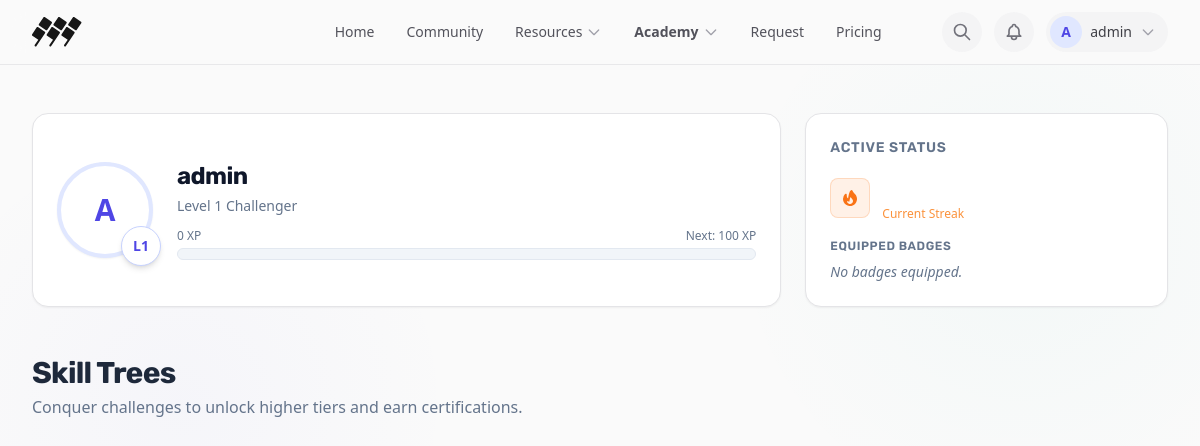
Page /academy.php (signed in) on the earlier database version.
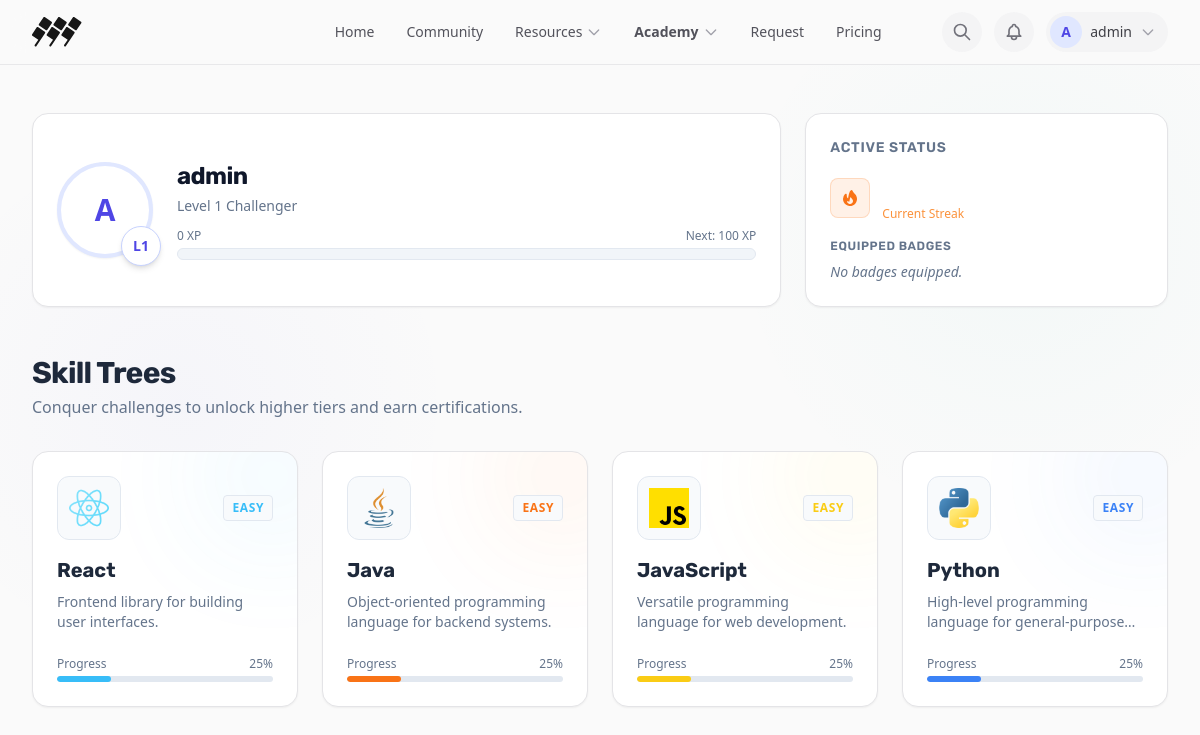
Same page on the later database version.
### tables this page shows
CREATE TABLE `users` (
  `id` int(11) NOT NULL,
  `username` varchar(255) NOT NULL,
  `email` varchar(255) DEFAULT NULL,
  `password` varchar(255) NOT NULL,
  `role` varchar(50) NOT NULL DEFAULT 'user',
  `security_question` varchar(255) DEFAULT NULL,
  `security_answer` varchar(255) DEFAULT NULL,
  `status` enum('active','banned') DEFAULT 'active',
  `last_login` timestamp NULL DEFAULT NULL,
  `created_at` timestamp NOT NULL DEFAULT current_timestamp(),
  `avatar_url` varchar(500) DEFAULT NULL,
  `xp_total` int(11) NOT NULL DEFAULT 0,
  `xp_weekly` int(11) NOT NULL DEFAULT 0,
  `level` int(11) NOT NULL DEFAULT 1,
  `daily_streak` int(11) NOT NULL DEFAULT 0,
  `last_activity_date` date DEFAULT NULL
);

CREATE TABLE `skills` (
  `id` int(11) NOT NULL,
  `name` varchar(255) NOT NULL,
  `description` text DEFAULT NULL
);

### includes/functions.php (called while the page is built, shortened)
<?php
require_once __DIR__ . '/db.php';
function get_user_by_id($user_id)
{
    global $conn;
    $sql = "SELECT * FROM users WHERE id = ?";
    $stmt = $conn->prepare($sql);
    $stmt->bind_param('i', $user_id);
    $stmt->execute();
    $result = $stmt->get_result();
    return $result->fetch_assoc();
}
function get_user_skills_progress($user_id) {
    global $conn;
    $sql = "SELECT s.id, s.name, s.description, usp.current_level, usp.interview_unlocked
            FROM skills s
            LEFT JOIN user_skill_progress usp ON s.id = usp.skill_id AND usp.user_id = ?";
    $stmt = $conn->prepare($sql);
    $stmt->bind_param('i', $user_id);
    $stmt->execute();
    $res = $stmt->get_result();
    return $res->fetch_all(MYSQLI_ASSOC);
}
?>

### academy.php (the view, shortened to what this page needs)
<?php
require_once 'includes/functions.php';
$user_id = $_SESSION['user_id'];
$user = get_user_by_id($user_id);
$xp_total = $user['xp_total'] ?? 0;
$level = $user['level'] ?? 1;
$streak = $user['daily_streak'] ?? 0;
$next_level = $level + 1;
$xp_for_next_level = pow(($next_level - 1), 2) * 100;
$skills_progress = get_user_skills_progress($user_id);
$equipped_badges = get_user_badges($user_id, true);
?>
<!DOCTYPE html>
<html lang="en">
<head>
    <script src="https://cdn.tailwindcss.com"></script>
    <link href="assets/css/index.css" rel="stylesheet">
</head>
<body class="rpg-bg text-slate-800 min-h-screen font-sans selection:bg-indigo-500/30 selection:text-indigo-900 antialiased">
<?php include 'includes/header.php'; ?>
<main class="max-w-7xl mx-auto px-4 sm:px-6 lg:px-8 py-12">
    <div class="grid grid-cols-1 lg:grid-cols-3 gap-6 mb-12">
        <div class="glass-panel rounded-2xl p-6 flex items-center gap-6 lg:col-span-2">
            <div class="relative">
                <div class="w-24 h-24 rounded-full bg-white border-4 border-indigo-100 flex items-center justify-center text-3xl font-bold text-indigo-600 overflow-hidden shadow-sm">
                    <?php if (!empty($user['avatar_url'])): ?>
                        <img src="<?php echo htmlspecialchars($user['avatar_url']); ?>" alt="Avatar" class="w-full h-full object-cover">
                    <?php else: ?>
                        <?php echo strtoupper(substr($user['username'], 0, 1)); ?>
                    <?php endif; ?>
                </div>
                <div class="absolute -bottom-2 -right-2 bg-white border border-indigo-200 rounded-full w-10 h-10 flex items-center justify-center shadow-md">
                    <span class="text-indigo-600 font-bold text-sm">L<?php echo $level; ?></span>
                </div>
            </div>
            <div class="flex-1">
                <h1 class="text-2xl font-bold text-slate-900 tracking-tight mb-1"><?php echo htmlspecialchars($user['username']); ?></h1>
                <p class="text-slate-500 text-sm font-medium mb-3">Level <?php echo $level; ?> Challenger</p>
                <div class="flex justify-between text-xs text-slate-500 mb-1 font-medium">
                    <span><?php echo number_format($xp_total); ?> XP</span>
                    <span>Next: <?php echo number_format($xp_for_next_level); ?> XP</span>
                </div>
                <div class="w-full h-3 bg-slate-100 rounded-full overflow-hidden border border-slate-200">
                </div>
            </div>
        </div>
        <div class="glass-panel rounded-2xl p-6 flex flex-col justify-between">
            <div>
                <h3 class="text-sm font-semibold text-slate-500 uppercase tracking-wider mb-4">Active Status</h3>
                <div class="flex items-center gap-3 mb-4">
                    <div class="w-10 h-10 rounded-lg bg-orange-500/10 flex items-center justify-center text-orange-500 border border-orange-500/20">
                    </div>
                    <div>
                        <div class="text-2xl font-bold text-white"><?php echo $streak; ?> Days</div>
                        <div class="text-xs text-orange-400">Current Streak</div>
                    </div>
                </div>
            </div>
            <div>
                <h3 class="text-xs font-semibold text-slate-500 uppercase tracking-wider mb-2">Equipped Badges</h3>
                <div class="flex gap-2">
                    <?php if (empty($equipped_badges)): ?>
                        <div class="text-sm text-slate-500 italic">No badges equipped.</div>
                    <?php endif; ?>
                </div>
            </div>
        </div>
    </div>
    <div class="mb-8 flex items-center justify-between">
        <div>
            <h2 class="text-3xl font-bold text-slate-800 tracking-tight">Skill Trees</h2>
            <p class="text-slate-500 mt-1">Conquer challenges to unlock higher tiers and earn certifications.</p>
        </div>
    </div>
    <div class="grid grid-cols-1 md:grid-cols-2 lg:grid-cols-4 gap-6">
        <?php foreach ($skills_progress as $skill): ?>
            <?php
                $skill_id = $skill['id'];
                $skill_name = htmlspecialchars($skill['name']);
                $skill_desc = htmlspecialchars($skill['description']);
                $current_level = $skill['current_level'] ?? 'easy';
                switch(strtolower($skill['name'])) {
                    case 'react':
                        $icon = '<img src="assets/images/skills-logo/programing.png" class="w-10 h-10 object-contain">';
                        $color_class = 'text-sky-400'; $bg_class = 'bg-sky-400';
                        break;
                    case 'java':
                        $icon = '<img src="assets/images/skills-logo/java.png" class="w-10 h-10 object-contain">';
                        $color_class = 'text-orange-500'; $bg_class = 'bg-orange-500';
                        break;
                    case 'javascript':
                        $icon = '<img src="assets/images/skills-logo/js.png" class="w-10 h-10 object-contain">';
                        $color_class = 'text-yellow-400'; $bg_class = 'bg-yellow-400';
                        break;
                    case 'python':
                        $icon = '<img src="assets/images/skills-logo/python.png" class="w-10 h-10 object-contain">';
                        $color_class = 'text-blue-500'; $bg_class = 'bg-blue-500';
                        break;
                }
                $levels = ['easy', 'medium', 'hard', 'interview'];
                $current_index = array_search($current_level, $levels);
                $percentage = min(100, (($current_index + 1) / 4) * 100);
            ?>
            <a href="skill_detail.php?id=<?php echo $skill_id; ?>" class="rpg-card glass-panel rounded-2xl p-6 relative overflow-hidden group block">
                <div class="flex items-center justify-between mb-4 relative z-10">
                    <div class="w-16 h-16 rounded-xl bg-slate-50 border border-slate-200 flex items-center justify-center">
                        <?php echo $icon; ?>
                    </div>
                    <?php if ($current_index == 3 && $skill['interview_unlocked'] == 1): ?>
                        <span class="px-2 py-1 text-xs font-bold text-amber-900 bg-amber-100 rounded uppercase tracking-wider shadow-sm border border-amber-200">Mastered</span>
                    <?php else: ?>
                        <span class="px-2 py-1 text-xs font-bold <?php echo $color_class; ?> bg-slate-50 rounded border border-slate-200 uppercase tracking-wider"><?php echo $current_level; ?></span>
                    <?php endif; ?>
                </div>
                <h3 class="text-xl font-bold text-slate-800 mb-2 relative z-10"><?php echo $skill_name; ?></h3>
                <p class="text-slate-500 text-sm mb-6 line-clamp-2 relative z-10"><?php echo $skill_desc; ?></p>
                <div class="mt-auto relative z-10">
                    <div class="flex justify-between text-xs font-medium text-slate-500 mb-1">
                        <span>Progress</span>
                        <span><?php echo $percentage; ?>%</span>
                    </div>
                    <div class="w-full h-1.5 bg-slate-200 rounded-full overflow-hidden">
                        <div class="h-full <?php echo $bg_class; ?> rounded-full" style="width: <?php echo $percentage; ?>%;"></div>
                    </div>
                </div>
            </a>
        <?php endforeach; ?>
    </div>
</main>
</body>
</html>

### includes/header.php (shortened to what this page needs)
<?php
require_once __DIR__ . '/functions.php';
$header_user_avatar = null;
if (isset($_SESSION['user_id'])) {
    $header_user_data = get_user_by_id($_SESSION['user_id']);
    $header_user_avatar = $header_user_data['avatar_url'] ?? null;
}
?>
<header class="glass sticky top-0 z-50 transition-all duration-300 border-b border-zinc-200/80">
  <div class="mx-auto max-w-7xl px-4 sm:px-6 lg:px-8">
    <div class="flex h-16 items-center justify-between">
      <div class="flex items-center">
        <a class="block text-indigo-600 font-bold text-2xl tracking-tighter md:mr-48" href="<?php echo isset($_SESSION['user_id']) ? 'dashboard.php' : 'index.php'; ?>">
          <?php echo file_get_contents('assets/images/logo.svg'); ?>
        </a>
      </div>
      <div class="hidden md:block">
          <nav aria-label="Global">
            <ul class="flex items-center gap-8 text-sm font-medium">
              <li><a class="text-zinc-600 transition hover:text-indigo-600" href="<?php echo isset($_SESSION['user_id']) ? 'dashboard.php' : 'index.php'; ?>">Home</a></li>
              <li><a class="text-zinc-600 transition hover:text-indigo-600" href="community.php">Community</a></li>
              <li class="relative group">
                  <button class="flex items-center gap-1 text-zinc-600 transition hover:text-indigo-600 focus:outline-none">
                      Resources
                      <svg xmlns="http://www.w3.org/2000/svg" class="h-4 w-4 text-zinc-400 group-hover:text-indigo-600 transition-colors" fill="none" viewBox="0 0 24 24" stroke="currentColor">
                          <path stroke-linecap="round" stroke-linejoin="round" stroke-width="2" d="M19 9l-7 7-7-7" />
                      </svg>
                  </button>
              </li>
              <?php if (isset($_SESSION['user_id'])): ?>
              <li class="relative group">
                  <button class="flex items-center gap-1 text-zinc-600 transition hover:text-indigo-600 focus:outline-none font-semibold">
                      Academy
                      <svg xmlns="http://www.w3.org/2000/svg" class="h-4 w-4 text-zinc-400 group-hover:text-indigo-600 transition-colors" fill="none" viewBox="0 0 24 24" stroke="currentColor">
                          <path stroke-linecap="round" stroke-linejoin="round" stroke-width="2" d="M19 9l-7 7-7-7" />
                      </svg>
                  </button>
              </li>
              <li><a class="text-zinc-600 transition hover:text-indigo-600" href="request.php">Request</a></li>
              <?php endif; ?>
              <li><a class="text-zinc-600 transition hover:text-indigo-600" href="pricing.php">Pricing</a></li>
            </ul>
          </nav>
      </div>
      <div class="flex items-center gap-3">
        <button id="search-trigger" class="w-10 h-10 rounded-full bg-zinc-100 hover:bg-zinc-200 transition flex items-center justify-center text-zinc-500 hover:text-zinc-700">
            <svg xmlns="http://www.w3.org/2000/svg" class="h-5 w-5" fill="none" viewBox="0 0 24 24" stroke="currentColor" stroke-width="2">
                <path stroke-linecap="round" stroke-linejoin="round" d="M21 21l-6-6m2-5a7 7 0 11-14 0 7 7 0 0114 0z" />
            </svg>
        </button>
        <?php if (isset($_SESSION['user_id'])): ?>
            <a href="notifications.php" class="w-10 h-10 rounded-full bg-zinc-100 hover:bg-zinc-200 transition flex items-center justify-center text-zinc-500 hover:text-zinc-700 relative">
            </a>
            <div class="relative group">
                <button class="flex items-center gap-2 rounded-full bg-zinc-100 hover:bg-zinc-200 pl-1 pr-3 py-1 text-sm font-medium text-zinc-700 transition">
                    <div class="w-8 h-8 rounded-full bg-indigo-100 flex items-center justify-center text-indigo-600 font-semibold text-sm overflow-hidden">
                        <?php if ($header_user_avatar): ?>
                            <img src="/Semicolon/<?php echo htmlspecialchars($header_user_avatar); ?>" alt="Avatar" class="w-full h-full object-cover">
                        <?php else: ?>
                            <?php echo strtoupper(substr($_SESSION['username'] ?? 'U', 0, 1)); ?>
                        <?php endif; ?>
                    </div>
                    <span class="hidden sm:inline"><?php echo htmlspecialchars($_SESSION['username'] ?? 'User'); ?></span>
                    <svg xmlns="http://www.w3.org/2000/svg" class="h-4 w-4 text-zinc-400" fill="none" viewBox="0 0 24 24" stroke="currentColor">
                        <path stroke-linecap="round" stroke-linejoin="round" stroke-width="2" d="M19 9l-7 7-7-7" />
                    </svg>
                </button>
            </div>
        <?php endif; ?>
      </div>
    </div>
  </div>
</header>

### assets/css/index.css (style rules this page uses)
:root { --bg-primary: #FAFAFA; --bg-secondary: #F4F4F5; --bg-tertiary: #E4E4E7; --bg-accent: #EEF2FF; --bg-card: #FFFFFF; --text-primary: #18181B; --text-secondary: #71717A; --text-muted: #A1A1AA; --accent: #6366F1; --accent-hover: #4F46E5; --accent-light: #C7D2FE; --accent-secondary: #14B8A6; --border-color: #E4E4E7; --border-light: #F4F4F5; --font-heading: 'Rubik', sans-serif; --font-body: 'Inter', sans-serif; --font-mono: 'JetBrains Mono', monospace; --shadow-sm: 0 1px 2px 0 rgb(0 0 0 / 0.05); --shadow-md: 0 4px 6px -1px rgb(0 0 0 / 0.1), 0 2px 4px -2px rgb(0 0 0 / 0.1); --shadow-lg: 0 10px 15px -3px rgb(0 0 0 / 0.1), 0 4px 6px -4px rgb(0 0 0 / 0.1); --shadow-xl: 0 20px 25px -5px rgb(0 0 0 / 0.1), 0 8px 10px -6px rgb(0 0 0 / 0.1); }
* { margin: 0; padding: 0; box-sizing: border-box; }
body { font-family: var(--font-body); background-color: var(--bg-primary); color: var(--text-primary); -webkit-font-smoothing: antialiased; -moz-osx-font-smoothing: grayscale; overflow-x: hidden; line-height: 1.6; }
h1, h2, h3, h4, h5, h6 { font-family: var(--font-heading); font-weight: 600; color: var(--text-primary); line-height: 1.2; }
.glass { background: rgba(250, 250, 250, 0.8); backdrop-filter: blur(12px); -webkit-backdrop-filter: blur(12px); border-bottom: 1px solid var(--border-color); }

### academy.php (style rules this page uses)
.rpg-bg { background-color: var(--bg-primary); background-image: radial-gradient(circle at 15% 50%, rgba(99, 102, 241, 0.03), transparent 25%), radial-gradient(circle at 85% 30%, rgba(20, 184, 166, 0.03), transparent 25%); }
.glass-panel { background: var(--bg-card); border: 1px solid var(--border-color); box-shadow: var(--shadow-sm); }
.rpg-card { transition: all 0.3s cubic-bezier(0.4, 0, 0.2, 1); }

Differences in the rows shown:
added skills: current_level "EASY", name "React", description "Frontend library for building user interfaces.", percentage "25"
added skills: current_level "EASY", name "Java", description "Object-oriented programming language for backend systems.", percentage "25"
added skills: current_level "EASY", name "JavaScript", description "Versatile programming language for web development.", percentage "25"
added skills: current_level "EASY", name "Python", description "High-level programming language for…", percentage "25"
